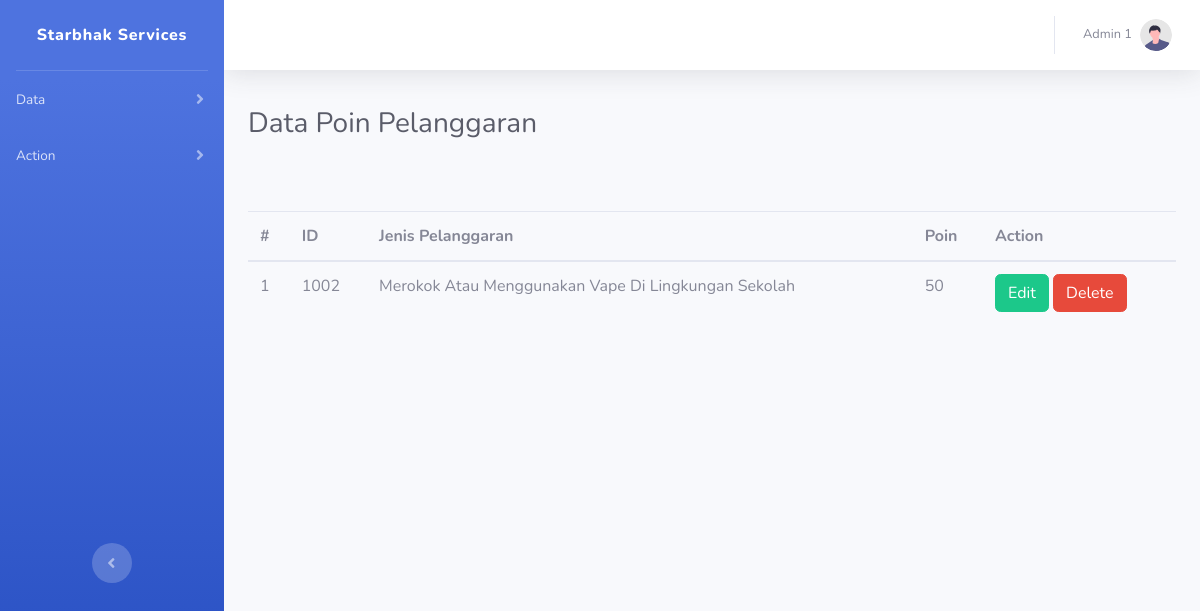
Page /dashboard/dashboard2.php (signed in) on the earlier database version.
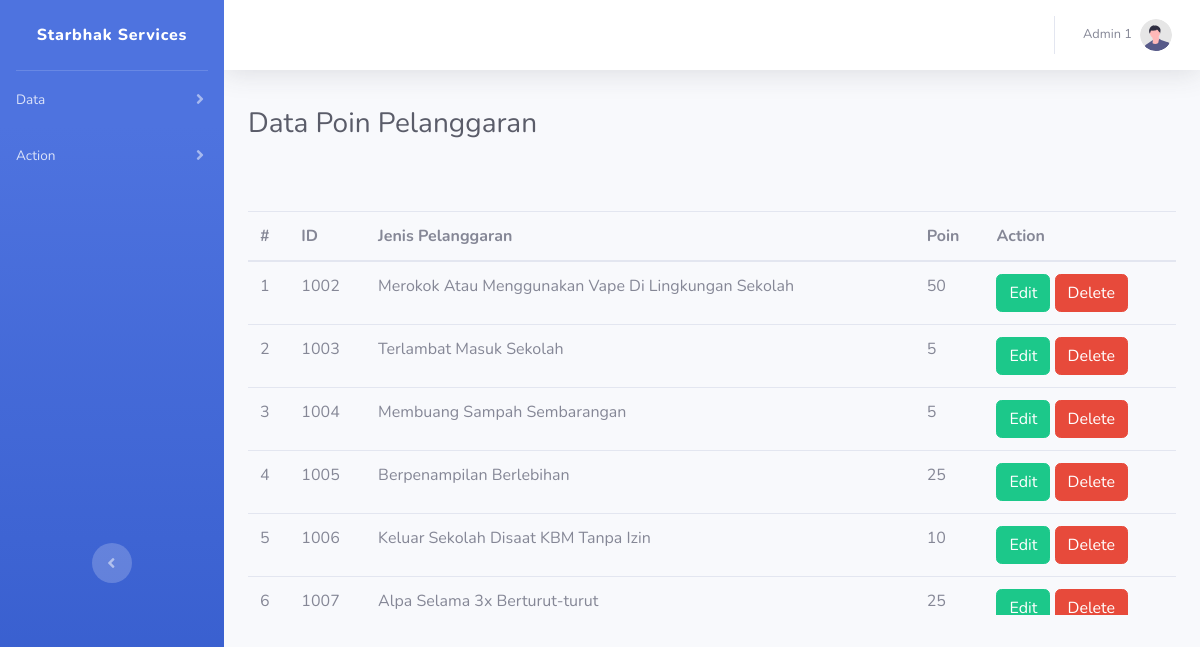
Same page on the later database version.
### tables this page shows
CREATE TABLE `pelanggaran` (
  `id` int(255) NOT NULL,
  `deskripsi` text NOT NULL,
  `poin_pelanggaran` int(255) NOT NULL
);

### dashboard/dashboard2.php (the view, shortened to what this page needs)
<!DOCTYPE html>
<html lang="en">
<head>
    <link href="vendor/fontawesome-free/css/all.min.css" rel="stylesheet" type="text/css">
    <link href="css/sb-admin-2.min.css" rel="stylesheet">
</head>
<body id="page-top">
    <div id="wrapper">
        <ul class="navbar-nav bg-gradient-primary sidebar sidebar-dark accordion" id="accordionSidebar">
            <a class="sidebar-brand d-flex align-items-center justify-content-center" href="index.html">
                <div class="sidebar-brand-text mx-3" style="text-transform: none;">Starbhak Services</div>
            </a>
            <hr class="sidebar-divider my-0">
            <li class="nav-item">
                <a class="nav-link collapsed" href="#" data-toggle="collapse" data-target="#collapseTwo"
                    aria-expanded="true" aria-controls="collapseTwo">
                    <span>Data</span>
                </a>
            </li>
            <li class="nav-item">
                <a class="nav-link collapsed" href="#" data-toggle="collapse" data-target="#collapseUtilities"
                    aria-expanded="true" aria-controls="collapseUtilities">
                    <span>Action</span>
                </a>
            </li>
            <br><br><br><br><br><br><br><br><br><br><br><br><br><br><br>
            <div class="text-center d-none d-md-inline">
                <button class="rounded-circle border-0" id="sidebarToggle"></button>
            </div>
        </ul>
        <div id="content-wrapper" class="d-flex flex-column">
            <div id="content">
                <nav class="navbar navbar-expand navbar-light bg-white topbar mb-4 static-top shadow">
                    <ul class="navbar-nav ml-auto">
                        <li class="nav-item dropdown no-arrow">
                            <a class="nav-link dropdown-toggle" href="#" id="userDropdown" role="button"
                                data-toggle="dropdown" aria-haspopup="true" aria-expanded="false">
                                <span class="mr-2 d-none d-lg-inline text-gray-600 small">Admin 1</span>
                                <img class="img-profile rounded-circle"
                                    src="img/undraw_profile.svg">
                            </a>
                        </li>
                    </ul>
                </nav>
                <div class="container-fluid">
                    <h1 class="h3 mb-4 text-gray-800" style="margin-top: 4%;">Data Poin Pelanggaran</h1>
                    <div class="bungkus" style="width: auto; height:450px; overflow: auto; ">
                        <table class="table table-hover" style="margin-top: 5%;">
                            <thead>
                                <tr>
                                    <th scope="col">#</th>
                                    <th scope="col">ID</th>
                                    <th scope="col">Jenis Pelanggaran</th>
                                    <th scope="col">Poin</th>
                                    <th scope="col">Action</th>
                                </tr>
                            </thead>
                            <tbody>
                            <?php
                            $i = 1;
                            include 'conn.php';
                            $sql = "SELECT * FROM pelanggaran";
                            $query = mysqli_query($conn,$sql);
                            while($value = mysqli_fetch_assoc($query)){
                            echo"
                            <tr>
                                <td>$i</td>
                                <td>$value[id]</td>
                                <td>$value[deskripsi]</td>
                                <td>$value[poin_pelanggaran]</td>
                                <td>
                                    <a href='editform2.php?id=".$value['id']."' style='color: #fff;'> <button type='button' class='btn btn-success'>Edit</button></a>
                                    <a href='delete2.php?id=".$value['id']."' style='color: #fff;'> <button type='button' class='btn btn-danger'>Delete</button></a>
                                </td>
                            </tr>";
                            $i++;
                        }
                    ?>
                        </table>
                    </div>
                </div>
            </div>
        </div>
    </div>
</body>
</html>

Differences in the rows shown:
added pelanggaran: id "1003", deskripsi "Terlambat Masuk Sekolah", poin_pelanggaran "5"
added pelanggaran: id "1004", deskripsi "Membuang Sampah Sembarangan", poin_pelanggaran "5"
added pelanggaran: id "1005", deskripsi "Berpenampilan Berlebihan", poin_pelanggaran "25"
added pelanggaran: id "1006", deskripsi "Keluar Sekolah Disaat KBM Tanpa Izin", poin_pelanggaran "10"
added pelanggaran: id "1007", deskripsi "Alpa Selama 3x Berturut-turut", poin_pelanggaran "25"
